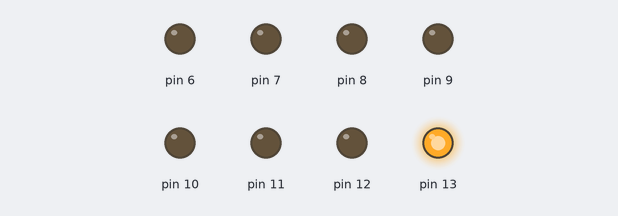
Bench run of a sketch on a simulated Arduino Uno, built with avr-gcc and run on an emulated ATmega328P. Shown: output pins drawn as LEDs (lit = HIGH).

Above: at 0.05 s.
At 0.65 s:
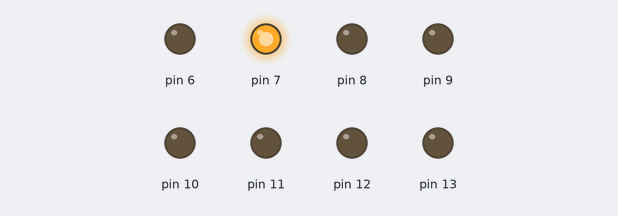
At 1.25 s:
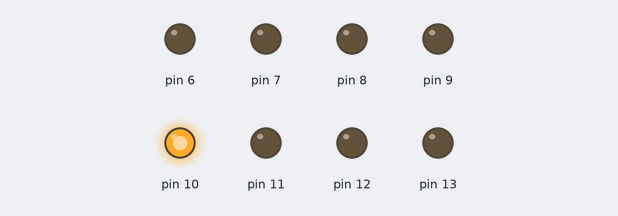
At 1.75 s:
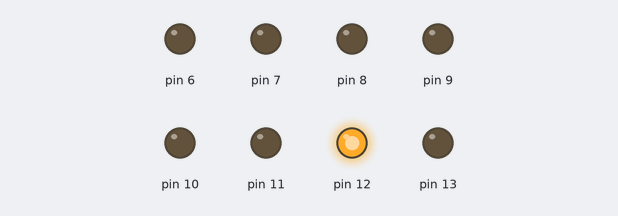
At 2.4 s:
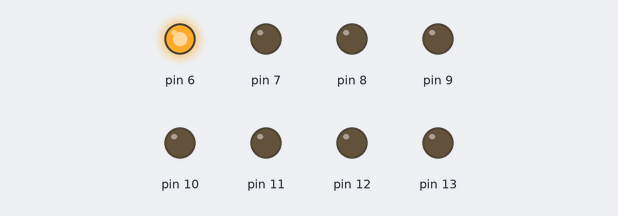
At 3.45 s:
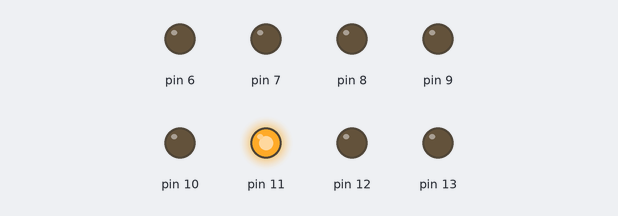
Timing chart, 0 to 3.8 s (numbered marks = the images above):
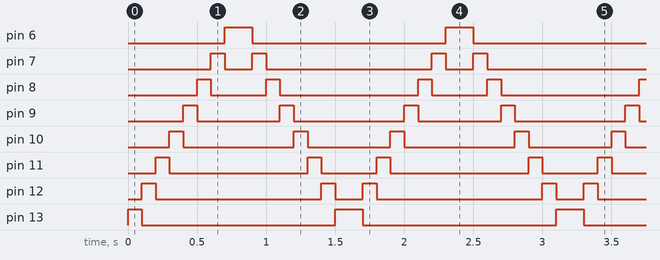

The sketch:

HardwareInterfacingOpdr2.ino
```cpp
//Met een for loopje gaan we door onze 8 pins heen en zorgen we dat deze op OUTPUT modus staan
void setup() {
  for(int initializepin = 6; initializepin <= 13; initializepin++){
    pinMode(initializepin, OUTPUT);
  }
}

//We roepen hier de linksnaarrechts functie op en geven de delay in ms mee als parameter
//Dit doen we ook met de rechtsnaarlinks functie. Leuke is dat je op deze manier kan spelen met versschillende snelheden
void loop() {
linksnaarrechts(100);
rechtsnaarlinks(100);
}

//Door middel van een for loop schakelen we 1 voor 1 van pin 13 -> pin 6 de ledjes aan voor de duur van de meegekregen parameter en schakelen
//deze daarna weer uit. Dit wordt gedaan voor alle pins in de for loop
void linksnaarrechts(int vertraging){
for(int huidigePin = 13; huidigePin >= 6; huidigePin--){
  digitalWrite(huidigePin, HIGH);
  delay(vertraging);
  digitalWrite(huidigePin, LOW);
}
}

//Deze functie is eigenlijk hetzelfde als de vorige maar dan achterstevoren qua pins
void rechtsnaarlinks(int vertraging){
for(int huidigePin = 6; huidigePin <= 13; huidigePin++){
  digitalWrite(huidigePin, HIGH);
  delay(vertraging);
  digitalWrite(huidigePin, LOW);
}
}
```

Measured:
- by itself, pin 6: alternates HIGH for 0.20 s and LOW for 1.4 s
- by itself, pin 7: repeats every 1.6 s: LOW 0.20 s, HIGH 0.10 s, LOW 1.2 s, HIGH 0.10 s
- by itself, pin 8: repeats every 1.6 s: LOW 0.40 s, HIGH 0.10 s, LOW 1.0 s, HIGH 0.10 s
- by itself, pin 9: repeats every 1.6 s: LOW 0.60 s, HIGH 0.10 s, LOW 0.80 s, HIGH 0.10 s
- by itself, pin 10: repeats every 1.6 s: LOW 0.80 s, HIGH 0.10 s, LOW 0.60 s, HIGH 0.10 s
- by itself, pin 11: repeats every 1.6 s: LOW 1.0 s, HIGH 0.10 s, LOW 0.40 s, HIGH 0.10 s
- by itself, pin 12: repeats every 1.6 s: LOW 1.2 s, HIGH 0.10 s, LOW 0.20 s, HIGH 0.10 s
- by itself, pin 13: repeats every 1.6 s: LOW 1.4 s, HIGH 0.20 s
